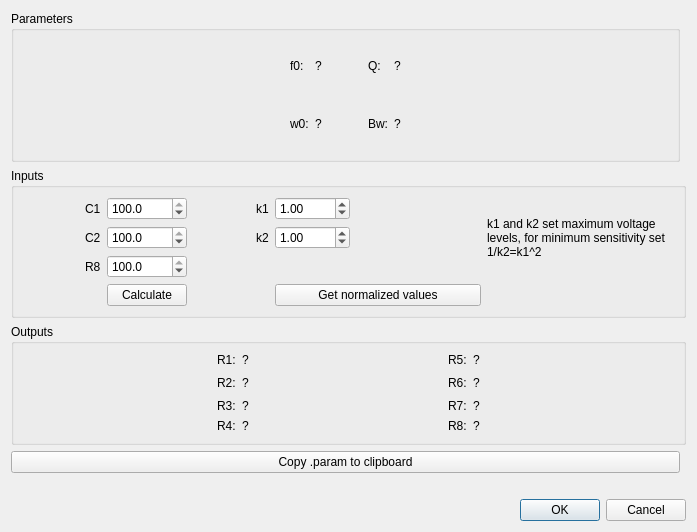
<?xml version="1.0" encoding="UTF-8"?>
<ui version="4.0">
 <class>fleischertow_dialog</class>
 <widget class="QDialog" name="fleischertow_dialog">
  <property name="geometry">
   <rect>
    <x>0</x>
    <y>0</y>
    <width>697</width>
    <height>532</height>
   </rect>
  </property>
  <property name="windowTitle">
   <string>Fleischer-Tow Universal cell</string>
  </property>
  <layout class="QGridLayout" name="gridLayout_3" rowstretch="1,0,0,0,0,0" columnstretch="0,0">
   <item row="2" column="0" colspan="2">
    <widget class="QGroupBox" name="groupBox_3">
     <property name="font">
      <font>
       <family>Arial</family>
       <pointsize>9</pointsize>
      </font>
     </property>
     <property name="title">
      <string>Outputs</string>
     </property>
     <layout class="QGridLayout" name="gridLayout_4">
      <item row="0" column="1">
       <widget class="QLabel" name="label_14">
        <property name="sizePolicy">
         <sizepolicy hsizetype="Maximum" vsizetype="Preferred">
          <horstretch>0</horstretch>
          <verstretch>0</verstretch>
         </sizepolicy>
        </property>
        <property name="font">
         <font>
          <family>Arial</family>
          <pointsize>9</pointsize>
         </font>
        </property>
        <property name="text">
         <string>R1:</string>
        </property>
       </widget>
      </item>
      <item row="4" column="6">
       <widget class="QLabel" name="R8_val">
        <property name="font">
         <font>
          <family>Arial</family>
          <pointsize>9</pointsize>
         </font>
        </property>
        <property name="text">
         <string>?</string>
        </property>
       </widget>
      </item>
      <item row="0" column="4">
       <widget class="QLabel" name="label_24">
        <property name="sizePolicy">
         <sizepolicy hsizetype="Maximum" vsizetype="Preferred">
          <horstretch>0</horstretch>
          <verstretch>0</verstretch>
         </sizepolicy>
        </property>
        <property name="font">
         <font>
          <family>Arial</family>
          <pointsize>9</pointsize>
         </font>
        </property>
        <property name="text">
         <string>R5:</string>
        </property>
       </widget>
      </item>
      <item row="1" column="3">
       <spacer name="horizontalSpacer_8">
        <property name="font">
         <font>
          <family>Arial</family>
          <pointsize>9</pointsize>
         </font>
        </property>
        <property name="orientation">
         <enum>Qt::Horizontal</enum>
        </property>
        <property name="sizeHint" stdset="0">
         <size>
          <width>40</width>
          <height>20</height>
         </size>
        </property>
       </spacer>
      </item>
      <item row="1" column="2">
       <widget class="QLabel" name="R2_val">
        <property name="font">
         <font>
          <family>Arial</family>
          <pointsize>9</pointsize>
         </font>
        </property>
        <property name="text">
         <string>?</string>
        </property>
       </widget>
      </item>
      <item row="2" column="1">
       <widget class="QLabel" name="label_19">
        <property name="sizePolicy">
         <sizepolicy hsizetype="Maximum" vsizetype="Preferred">
          <horstretch>0</horstretch>
          <verstretch>0</verstretch>
         </sizepolicy>
        </property>
        <property name="font">
         <font>
          <family>Arial</family>
          <pointsize>9</pointsize>
         </font>
        </property>
        <property name="text">
         <string>R3:</string>
        </property>
       </widget>
      </item>
      <item row="0" column="6">
       <widget class="QLabel" name="R5_val">
        <property name="font">
         <font>
          <family>Arial</family>
          <pointsize>9</pointsize>
         </font>
        </property>
        <property name="text">
         <string>?</string>
        </property>
       </widget>
      </item>
      <item row="1" column="0">
       <spacer name="horizontalSpacer_7">
        <property name="font">
         <font>
          <family>Arial</family>
          <pointsize>9</pointsize>
         </font>
        </property>
        <property name="orientation">
         <enum>Qt::Horizontal</enum>
        </property>
        <property name="sizeHint" stdset="0">
         <size>
          <width>40</width>
          <height>20</height>
         </size>
        </property>
       </spacer>
      </item>
      <item row="1" column="4">
       <widget class="QLabel" name="label_26">
        <property name="sizePolicy">
         <sizepolicy hsizetype="Maximum" vsizetype="Preferred">
          <horstretch>0</horstretch>
          <verstretch>0</verstretch>
         </sizepolicy>
        </property>
        <property name="font">
         <font>
          <family>Arial</family>
          <pointsize>9</pointsize>
         </font>
        </property>
        <property name="text">
         <string>R6:</string>
        </property>
       </widget>
      </item>
      <item row="4" column="1">
       <widget class="QLabel" name="label_21">
        <property name="sizePolicy">
         <sizepolicy hsizetype="Maximum" vsizetype="Preferred">
          <horstretch>0</horstretch>
          <verstretch>0</verstretch>
         </sizepolicy>
        </property>
        <property name="font">
         <font>
          <family>Arial</family>
          <pointsize>9</pointsize>
         </font>
        </property>
        <property name="text">
         <string>R4:</string>
        </property>
       </widget>
      </item>
      <item row="2" column="6">
       <widget class="QLabel" name="R7_val">
        <property name="font">
         <font>
          <family>Arial</family>
          <pointsize>9</pointsize>
         </font>
        </property>
        <property name="text">
         <string>?</string>
        </property>
       </widget>
      </item>
      <item row="2" column="2">
       <widget class="QLabel" name="R3_val">
        <property name="font">
         <font>
          <family>Arial</family>
          <pointsize>9</pointsize>
         </font>
        </property>
        <property name="text">
         <string>?</string>
        </property>
       </widget>
      </item>
      <item row="0" column="2">
       <widget class="QLabel" name="R1_val">
        <property name="font">
         <font>
          <family>Arial</family>
          <pointsize>9</pointsize>
         </font>
        </property>
        <property name="text">
         <string>?</string>
        </property>
       </widget>
      </item>
      <item row="4" column="2">
       <widget class="QLabel" name="R4_val">
        <property name="font">
         <font>
          <family>Arial</family>
          <pointsize>9</pointsize>
         </font>
        </property>
        <property name="text">
         <string>?</string>
        </property>
       </widget>
      </item>
      <item row="1" column="6">
       <widget class="QLabel" name="R6_val">
        <property name="font">
         <font>
          <family>Arial</family>
          <pointsize>9</pointsize>
         </font>
        </property>
        <property name="text">
         <string>?</string>
        </property>
       </widget>
      </item>
      <item row="2" column="4">
       <widget class="QLabel" name="label_28">
        <property name="sizePolicy">
         <sizepolicy hsizetype="Maximum" vsizetype="Preferred">
          <horstretch>0</horstretch>
          <verstretch>0</verstretch>
         </sizepolicy>
        </property>
        <property name="font">
         <font>
          <family>Arial</family>
          <pointsize>9</pointsize>
         </font>
        </property>
        <property name="text">
         <string>R7:</string>
        </property>
       </widget>
      </item>
      <item row="4" column="4">
       <widget class="QLabel" name="label_30">
        <property name="sizePolicy">
         <sizepolicy hsizetype="Maximum" vsizetype="Preferred">
          <horstretch>0</horstretch>
          <verstretch>0</verstretch>
         </sizepolicy>
        </property>
        <property name="font">
         <font>
          <family>Arial</family>
          <pointsize>9</pointsize>
         </font>
        </property>
        <property name="text">
         <string>R8:</string>
        </property>
       </widget>
      </item>
      <item row="1" column="1">
       <widget class="QLabel" name="label_17">
        <property name="sizePolicy">
         <sizepolicy hsizetype="Maximum" vsizetype="Preferred">
          <horstretch>0</horstretch>
          <verstretch>0</verstretch>
         </sizepolicy>
        </property>
        <property name="font">
         <font>
          <family>Arial</family>
          <pointsize>9</pointsize>
         </font>
        </property>
        <property name="text">
         <string>R2:</string>
        </property>
       </widget>
      </item>
      <item row="1" column="7">
       <spacer name="horizontalSpacer_9">
        <property name="font">
         <font>
          <family>Arial</family>
          <pointsize>9</pointsize>
         </font>
        </property>
        <property name="orientation">
         <enum>Qt::Horizontal</enum>
        </property>
        <property name="sizeHint" stdset="0">
         <size>
          <width>40</width>
          <height>20</height>
         </size>
        </property>
       </spacer>
      </item>
     </layout>
    </widget>
   </item>
   <item row="4" column="0">
    <widget class="QLabel" name="error_label">
     <property name="sizePolicy">
      <sizepolicy hsizetype="Preferred" vsizetype="Fixed">
       <horstretch>0</horstretch>
       <verstretch>0</verstretch>
      </sizepolicy>
     </property>
     <property name="font">
      <font>
       <family>Arial</family>
       <pointsize>9</pointsize>
      </font>
     </property>
     <property name="text">
      <string/>
     </property>
     <property name="alignment">
      <set>Qt::AlignCenter</set>
     </property>
    </widget>
   </item>
   <item row="1" column="0" colspan="2">
    <widget class="QGroupBox" name="groupBox_2">
     <property name="font">
      <font>
       <family>Arial</family>
       <pointsize>9</pointsize>
      </font>
     </property>
     <property name="title">
      <string>Inputs</string>
     </property>
     <layout class="QGridLayout" name="gridLayout_2" columnstretch="1,0,0,1,0,0,2,3">
      <item row="1" column="5">
       <widget class="ScienDSpinBox" name="k2_sb">
        <property name="font">
         <font>
          <family>Arial</family>
          <pointsize>9</pointsize>
         </font>
        </property>
        <property name="value">
         <double>1.000000000000000</double>
        </property>
       </widget>
      </item>
      <item row="1" column="1">
       <widget class="QLabel" name="label_10">
        <property name="sizePolicy">
         <sizepolicy hsizetype="Maximum" vsizetype="Preferred">
          <horstretch>0</horstretch>
          <verstretch>0</verstretch>
         </sizepolicy>
        </property>
        <property name="font">
         <font>
          <family>Arial</family>
          <pointsize>9</pointsize>
         </font>
        </property>
        <property name="text">
         <string>C2</string>
        </property>
       </widget>
      </item>
      <item row="0" column="1">
       <widget class="QLabel" name="label_9">
        <property name="sizePolicy">
         <sizepolicy hsizetype="Maximum" vsizetype="Preferred">
          <horstretch>0</horstretch>
          <verstretch>0</verstretch>
         </sizepolicy>
        </property>
        <property name="font">
         <font>
          <family>Arial</family>
          <pointsize>9</pointsize>
         </font>
        </property>
        <property name="text">
         <string>C1</string>
        </property>
       </widget>
      </item>
      <item row="2" column="2">
       <widget class="ScienDSpinBox" name="R8_sb">
        <property name="font">
         <font>
          <family>Arial</family>
          <pointsize>9</pointsize>
         </font>
        </property>
        <property name="decimals">
         <number>1</number>
        </property>
        <property name="value">
         <double>100.000000000000000</double>
        </property>
       </widget>
      </item>
      <item row="0" column="7" rowspan="3">
       <widget class="QLabel" name="label_15">
        <property name="font">
         <font>
          <family>Arial</family>
          <pointsize>9</pointsize>
         </font>
        </property>
        <property name="text">
         <string>k1 and k2 set maximum voltage levels, for minimum sensitivity set 1/k2=k1^2</string>
        </property>
        <property name="wordWrap">
         <bool>true</bool>
        </property>
       </widget>
      </item>
      <item row="1" column="2">
       <widget class="ScienDSpinBox" name="C2_sb">
        <property name="font">
         <font>
          <family>Arial</family>
          <pointsize>9</pointsize>
         </font>
        </property>
        <property name="decimals">
         <number>1</number>
        </property>
        <property name="value">
         <double>100.000000000000000</double>
        </property>
       </widget>
      </item>
      <item row="2" column="1">
       <widget class="QLabel" name="label_11">
        <property name="sizePolicy">
         <sizepolicy hsizetype="Maximum" vsizetype="Preferred">
          <horstretch>0</horstretch>
          <verstretch>0</verstretch>
         </sizepolicy>
        </property>
        <property name="font">
         <font>
          <family>Arial</family>
          <pointsize>9</pointsize>
         </font>
        </property>
        <property name="text">
         <string>R8</string>
        </property>
       </widget>
      </item>
      <item row="0" column="0">
       <spacer name="horizontalSpacer_4">
        <property name="font">
         <font>
          <family>Arial</family>
          <pointsize>9</pointsize>
         </font>
        </property>
        <property name="orientation">
         <enum>Qt::Horizontal</enum>
        </property>
        <property name="sizeHint" stdset="0">
         <size>
          <width>40</width>
          <height>20</height>
         </size>
        </property>
       </spacer>
      </item>
      <item row="0" column="4">
       <widget class="QLabel" name="label_12">
        <property name="sizePolicy">
         <sizepolicy hsizetype="Maximum" vsizetype="Preferred">
          <horstretch>0</horstretch>
          <verstretch>0</verstretch>
         </sizepolicy>
        </property>
        <property name="font">
         <font>
          <family>Arial</family>
          <pointsize>9</pointsize>
         </font>
        </property>
        <property name="text">
         <string>k1</string>
        </property>
       </widget>
      </item>
      <item row="0" column="6">
       <spacer name="horizontalSpacer_5">
        <property name="font">
         <font>
          <family>Arial</family>
          <pointsize>9</pointsize>
         </font>
        </property>
        <property name="orientation">
         <enum>Qt::Horizontal</enum>
        </property>
        <property name="sizeHint" stdset="0">
         <size>
          <width>40</width>
          <height>20</height>
         </size>
        </property>
       </spacer>
      </item>
      <item row="0" column="5">
       <widget class="ScienDSpinBox" name="k1_sb">
        <property name="minimumSize">
         <size>
          <width>75</width>
          <height>0</height>
         </size>
        </property>
        <property name="font">
         <font>
          <family>Arial</family>
          <pointsize>9</pointsize>
         </font>
        </property>
        <property name="value">
         <double>1.000000000000000</double>
        </property>
       </widget>
      </item>
      <item row="0" column="3">
       <spacer name="horizontalSpacer_6">
        <property name="font">
         <font>
          <family>Arial</family>
          <pointsize>9</pointsize>
         </font>
        </property>
        <property name="orientation">
         <enum>Qt::Horizontal</enum>
        </property>
        <property name="sizeHint" stdset="0">
         <size>
          <width>40</width>
          <height>20</height>
         </size>
        </property>
       </spacer>
      </item>
      <item row="3" column="2">
       <widget class="QPushButton" name="calc_btn">
        <property name="font">
         <font>
          <family>Arial</family>
          <pointsize>9</pointsize>
         </font>
        </property>
        <property name="text">
         <string>Calculate</string>
        </property>
       </widget>
      </item>
      <item row="0" column="2">
       <widget class="ScienDSpinBox" name="C1_sb">
        <property name="minimumSize">
         <size>
          <width>75</width>
          <height>0</height>
         </size>
        </property>
        <property name="font">
         <font>
          <family>Arial</family>
          <pointsize>9</pointsize>
         </font>
        </property>
        <property name="decimals">
         <number>1</number>
        </property>
        <property name="value">
         <double>100.000000000000000</double>
        </property>
       </widget>
      </item>
      <item row="1" column="4">
       <widget class="QLabel" name="label_13">
        <property name="font">
         <font>
          <family>Arial</family>
          <pointsize>9</pointsize>
         </font>
        </property>
        <property name="text">
         <string>k2</string>
        </property>
       </widget>
      </item>
      <item row="3" column="5" colspan="2">
       <widget class="QPushButton" name="optimize_btn">
        <property name="font">
         <font>
          <family>Arial</family>
          <pointsize>9</pointsize>
         </font>
        </property>
        <property name="text">
         <string>Get normalized values</string>
        </property>
       </widget>
      </item>
     </layout>
    </widget>
   </item>
   <item row="0" column="0">
    <widget class="QGroupBox" name="groupBox">
     <property name="font">
      <font>
       <family>Arial</family>
       <pointsize>9</pointsize>
      </font>
     </property>
     <property name="title">
      <string>Parameters</string>
     </property>
     <layout class="QGridLayout" name="gridLayout" columnstretch="0,0,0,0,0,0,0">
      <item row="0" column="1">
       <widget class="QLabel" name="label_2">
        <property name="font">
         <font>
          <family>Arial</family>
          <pointsize>9</pointsize>
         </font>
        </property>
        <property name="text">
         <string>f0:</string>
        </property>
       </widget>
      </item>
      <item row="0" column="2">
       <widget class="QLabel" name="f0_val">
        <property name="font">
         <font>
          <family>Arial</family>
          <pointsize>9</pointsize>
         </font>
        </property>
        <property name="text">
         <string>?</string>
        </property>
       </widget>
      </item>
      <item row="0" column="5">
       <widget class="QLabel" name="Q_val">
        <property name="font">
         <font>
          <family>Arial</family>
          <pointsize>9</pointsize>
         </font>
        </property>
        <property name="text">
         <string>?</string>
        </property>
       </widget>
      </item>
      <item row="0" column="0">
       <spacer name="horizontalSpacer_2">
        <property name="font">
         <font>
          <family>Arial</family>
          <pointsize>9</pointsize>
         </font>
        </property>
        <property name="orientation">
         <enum>Qt::Horizontal</enum>
        </property>
        <property name="sizeHint" stdset="0">
         <size>
          <width>40</width>
          <height>20</height>
         </size>
        </property>
       </spacer>
      </item>
      <item row="1" column="2">
       <widget class="QLabel" name="w0_val">
        <property name="font">
         <font>
          <family>Arial</family>
          <pointsize>9</pointsize>
         </font>
        </property>
        <property name="text">
         <string>?</string>
        </property>
       </widget>
      </item>
      <item row="0" column="6">
       <spacer name="horizontalSpacer_3">
        <property name="font">
         <font>
          <family>Arial</family>
          <pointsize>9</pointsize>
         </font>
        </property>
        <property name="orientation">
         <enum>Qt::Horizontal</enum>
        </property>
        <property name="sizeHint" stdset="0">
         <size>
          <width>40</width>
          <height>20</height>
         </size>
        </property>
       </spacer>
      </item>
      <item row="1" column="1">
       <widget class="QLabel" name="label_3">
        <property name="font">
         <font>
          <family>Arial</family>
          <pointsize>9</pointsize>
         </font>
        </property>
        <property name="text">
         <string>w0:</string>
        </property>
       </widget>
      </item>
      <item row="0" column="4">
       <widget class="QLabel" name="label_4">
        <property name="font">
         <font>
          <family>Arial</family>
          <pointsize>9</pointsize>
         </font>
        </property>
        <property name="text">
         <string>Q:</string>
        </property>
       </widget>
      </item>
      <item row="1" column="4">
       <widget class="QLabel" name="label_5">
        <property name="font">
         <font>
          <family>Arial</family>
          <pointsize>9</pointsize>
         </font>
        </property>
        <property name="text">
         <string>Bw:</string>
        </property>
       </widget>
      </item>
      <item row="1" column="5">
       <widget class="QLabel" name="bw_val">
        <property name="font">
         <font>
          <family>Arial</family>
          <pointsize>9</pointsize>
         </font>
        </property>
        <property name="text">
         <string>?</string>
        </property>
       </widget>
      </item>
      <item row="0" column="3">
       <spacer name="horizontalSpacer">
        <property name="font">
         <font>
          <family>Arial</family>
          <pointsize>9</pointsize>
         </font>
        </property>
        <property name="orientation">
         <enum>Qt::Horizontal</enum>
        </property>
        <property name="sizeType">
         <enum>QSizePolicy::Preferred</enum>
        </property>
        <property name="sizeHint" stdset="0">
         <size>
          <width>40</width>
          <height>20</height>
         </size>
        </property>
       </spacer>
      </item>
     </layout>
    </widget>
   </item>
   <item row="5" column="0" colspan="2">
    <widget class="QDialogButtonBox" name="OK_btn">
     <property name="enabled">
      <bool>true</bool>
     </property>
     <property name="font">
      <font>
       <family>Arial</family>
       <pointsize>9</pointsize>
      </font>
     </property>
     <property name="toolTip">
      <string notr="true"/>
     </property>
     <property name="locale">
      <locale language="English" country="UnitedStates"/>
     </property>
     <property name="orientation">
      <enum>Qt::Horizontal</enum>
     </property>
     <property name="standardButtons">
      <set>QDialogButtonBox::Cancel|QDialogButtonBox::Ok</set>
     </property>
    </widget>
   </item>
   <item row="3" column="0">
    <widget class="QPushButton" name="cpyclipboard_btn">
     <property name="font">
      <font>
       <family>Arial</family>
       <pointsize>9</pointsize>
      </font>
     </property>
     <property name="text">
      <string>Copy .param to clipboard</string>
     </property>
    </widget>
   </item>
  </layout>
 </widget>
 <customwidgets>
  <customwidget>
   <class>ScienDSpinBox</class>
   <extends>QDoubleSpinBox</extends>
   <header>src.widgets.scientific_spinbox</header>
  </customwidget>
 </customwidgets>
 <tabstops>
  <tabstop>C1_sb</tabstop>
  <tabstop>C2_sb</tabstop>
  <tabstop>R8_sb</tabstop>
  <tabstop>k1_sb</tabstop>
  <tabstop>k2_sb</tabstop>
  <tabstop>calc_btn</tabstop>
  <tabstop>optimize_btn</tabstop>
  <tabstop>cpyclipboard_btn</tabstop>
 </tabstops>
 <resources/>
 <connections>
  <connection>
   <sender>OK_btn</sender>
   <signal>accepted()</signal>
   <receiver>fleischertow_dialog</receiver>
   <slot>accept()</slot>
   <hints>
    <hint type="sourcelabel">
     <x>248</x>
     <y>254</y>
    </hint>
    <hint type="destinationlabel">
     <x>157</x>
     <y>274</y>
    </hint>
   </hints>
  </connection>
  <connection>
   <sender>OK_btn</sender>
   <signal>rejected()</signal>
   <receiver>fleischertow_dialog</receiver>
   <slot>reject()</slot>
   <hints>
    <hint type="sourcelabel">
     <x>316</x>
     <y>260</y>
    </hint>
    <hint type="destinationlabel">
     <x>286</x>
     <y>274</y>
    </hint>
   </hints>
  </connection>
 </connections>
</ui>
